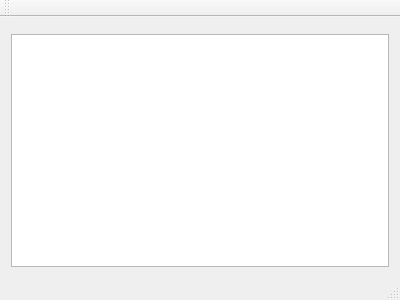
<?xml version="1.0" encoding="UTF-8"?>
<ui version="4.0">
 <class>MainWindow</class>
 <widget class="QMainWindow" name="MainWindow">
  <property name="geometry">
   <rect>
    <x>0</x>
    <y>0</y>
    <width>400</width>
    <height>300</height>
   </rect>
  </property>
  <property name="windowTitle">
   <string>MainWindow</string>
  </property>
  <widget class="QWidget" name="centralWidget">
   <layout class="QVBoxLayout" name="verticalLayout">
    <item alignment="Qt::AlignLeft|Qt::AlignVCenter">
     <widget class="QWidget" name="_graphViewActionWidget" native="true"/>
    </item>
    <item>
     <widget class="view::graph::GraphView" name="_graphView">
      <property name="dragMode">
       <enum>QGraphicsView::RubberBandDrag</enum>
      </property>
      <property name="rubberBandSelectionMode">
       <enum>Qt::ContainsItemBoundingRect</enum>
      </property>
     </widget>
    </item>
   </layout>
  </widget>
  <widget class="QMenuBar" name="menuBar">
   <property name="geometry">
    <rect>
     <x>0</x>
     <y>0</y>
     <width>400</width>
     <height>19</height>
    </rect>
   </property>
  </widget>
  <widget class="QToolBar" name="mainToolBar">
   <property name="toolButtonStyle">
    <enum>Qt::ToolButtonIconOnly</enum>
   </property>
   <attribute name="toolBarArea">
    <enum>TopToolBarArea</enum>
   </attribute>
   <attribute name="toolBarBreak">
    <bool>false</bool>
   </attribute>
  </widget>
  <widget class="QStatusBar" name="statusBar"/>
 </widget>
 <layoutdefault spacing="6" margin="11"/>
 <customwidgets>
  <customwidget>
   <class>view::graph::GraphView</class>
   <extends>QGraphicsView</extends>
   <header location="global">mobatawidgets/graph/graphview.hpp</header>
  </customwidget>
 </customwidgets>
 <resources/>
 <connections/>
</ui>
